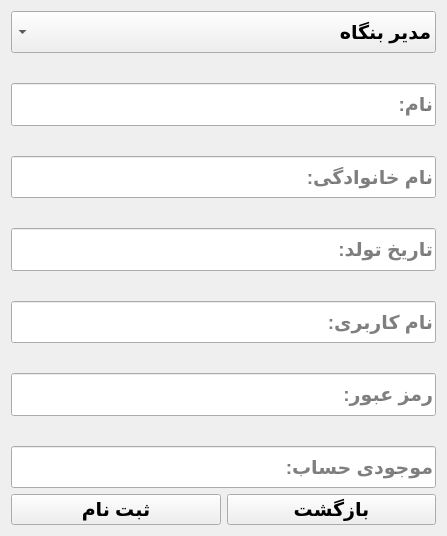
<?xml version="1.0" encoding="UTF-8"?>
<ui version="4.0">
 <class>SignUpForm</class>
 <widget class="QWidget" name="SignUpForm">
  <property name="geometry">
   <rect>
    <x>0</x>
    <y>0</y>
    <width>447</width>
    <height>536</height>
   </rect>
  </property>
  <property name="sizePolicy">
   <sizepolicy hsizetype="Fixed" vsizetype="Fixed">
    <horstretch>0</horstretch>
    <verstretch>0</verstretch>
   </sizepolicy>
  </property>
  <property name="windowTitle">
   <string>Form</string>
  </property>
  <layout class="QVBoxLayout" name="verticalLayout_2">
   <item>
    <layout class="QVBoxLayout" name="verticalLayout">
     <property name="spacing">
      <number>30</number>
     </property>
     <item>
      <widget class="QComboBox" name="usercmb">
       <property name="sizePolicy">
        <sizepolicy hsizetype="Preferred" vsizetype="Expanding">
         <horstretch>0</horstretch>
         <verstretch>0</verstretch>
        </sizepolicy>
       </property>
       <property name="font">
        <font>
         <pointsize>14</pointsize>
         <weight>75</weight>
         <bold>true</bold>
        </font>
       </property>
       <property name="layoutDirection">
        <enum>Qt::RightToLeft</enum>
       </property>
       <item>
        <property name="text">
         <string>مدیر بنگاه</string>
        </property>
       </item>
       <item>
        <property name="text">
         <string>کاربر معمولی</string>
        </property>
       </item>
      </widget>
     </item>
     <item>
      <widget class="QLineEdit" name="nameled">
       <property name="sizePolicy">
        <sizepolicy hsizetype="Expanding" vsizetype="Expanding">
         <horstretch>0</horstretch>
         <verstretch>0</verstretch>
        </sizepolicy>
       </property>
       <property name="font">
        <font>
         <pointsize>14</pointsize>
         <weight>75</weight>
         <bold>true</bold>
        </font>
       </property>
       <property name="placeholderText">
        <string>نام:</string>
       </property>
      </widget>
     </item>
     <item>
      <widget class="QLineEdit" name="lastled">
       <property name="sizePolicy">
        <sizepolicy hsizetype="Expanding" vsizetype="Expanding">
         <horstretch>0</horstretch>
         <verstretch>0</verstretch>
        </sizepolicy>
       </property>
       <property name="font">
        <font>
         <pointsize>14</pointsize>
         <weight>75</weight>
         <bold>true</bold>
        </font>
       </property>
       <property name="placeholderText">
        <string>نام خانوادگی:</string>
       </property>
      </widget>
     </item>
     <item>
      <widget class="QLineEdit" name="birthdayled">
       <property name="sizePolicy">
        <sizepolicy hsizetype="Expanding" vsizetype="Expanding">
         <horstretch>0</horstretch>
         <verstretch>0</verstretch>
        </sizepolicy>
       </property>
       <property name="font">
        <font>
         <pointsize>14</pointsize>
         <weight>75</weight>
         <bold>true</bold>
        </font>
       </property>
       <property name="placeholderText">
        <string>تاریخ تولد:</string>
       </property>
      </widget>
     </item>
     <item>
      <widget class="QLineEdit" name="usernameled">
       <property name="sizePolicy">
        <sizepolicy hsizetype="Expanding" vsizetype="Expanding">
         <horstretch>0</horstretch>
         <verstretch>0</verstretch>
        </sizepolicy>
       </property>
       <property name="font">
        <font>
         <pointsize>14</pointsize>
         <weight>75</weight>
         <bold>true</bold>
        </font>
       </property>
       <property name="placeholderText">
        <string>نام کاربری:</string>
       </property>
      </widget>
     </item>
     <item>
      <widget class="QLineEdit" name="passled">
       <property name="sizePolicy">
        <sizepolicy hsizetype="Expanding" vsizetype="Expanding">
         <horstretch>0</horstretch>
         <verstretch>0</verstretch>
        </sizepolicy>
       </property>
       <property name="font">
        <font>
         <pointsize>14</pointsize>
         <weight>75</weight>
         <bold>true</bold>
        </font>
       </property>
       <property name="placeholderText">
        <string>رمز عبور:</string>
       </property>
      </widget>
     </item>
     <item>
      <widget class="QLineEdit" name="accountled">
       <property name="sizePolicy">
        <sizepolicy hsizetype="Expanding" vsizetype="Expanding">
         <horstretch>0</horstretch>
         <verstretch>0</verstretch>
        </sizepolicy>
       </property>
       <property name="font">
        <font>
         <pointsize>14</pointsize>
         <weight>75</weight>
         <bold>true</bold>
        </font>
       </property>
       <property name="placeholderText">
        <string>موجودی حساب:</string>
       </property>
      </widget>
     </item>
    </layout>
   </item>
   <item>
    <layout class="QHBoxLayout" name="horizontalLayout">
     <item>
      <widget class="QPushButton" name="addbtn">
       <property name="font">
        <font>
         <pointsize>14</pointsize>
         <weight>75</weight>
         <bold>true</bold>
        </font>
       </property>
       <property name="text">
        <string>ثبت نام</string>
       </property>
       <property name="autoDefault">
        <bool>true</bool>
       </property>
      </widget>
     </item>
     <item>
      <widget class="QPushButton" name="backbtn">
       <property name="font">
        <font>
         <pointsize>14</pointsize>
         <weight>75</weight>
         <bold>true</bold>
        </font>
       </property>
       <property name="text">
        <string>بازگشت</string>
       </property>
      </widget>
     </item>
    </layout>
   </item>
  </layout>
 </widget>
 <resources/>
 <connections/>
</ui>
